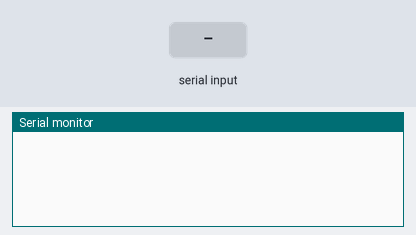
A sketch run on a simulated ESP8266 (NodeMCU). On the bench: the last lines printed to the serial monitor. Inputs (shaded band) come from the test bench.

Above: at 1.2 s.
1.3 s: "1" received over the second serial link
At 3.5 s:
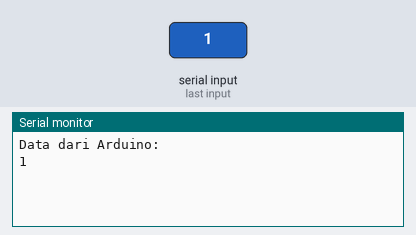
3.8 s: "0" received over the second serial link
At 4.6 s:
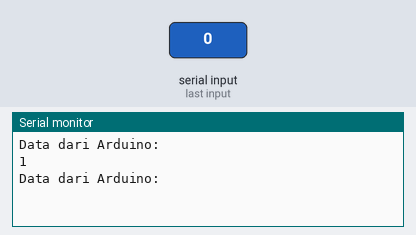
5.3 s: "2" received over the second serial link
At 7.7 s:
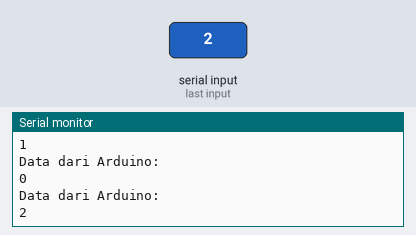

Measured:
- after the input at 1.3 s, the serial monitor: prints a new line at once (image 1)
- after the input at 5.3 s, the serial monitor: prints a new line after 1.0 s (image 3)

The sketch:

Asioti_SecondaryNodeMCU.ino
```cpp
#include <SoftwareSerial.h>
SoftwareSerial NodeMCU(D6,D5);

void setup() {
  // put your setup code here, to run once:
  Serial.begin(115200);
  NodeMCU.begin(19200);
}

void loop() {
  // put your main code here, to run repeatedly:
    if (NodeMCU.available() > 0) {
      Serial.println("Data dari Arduino:");
      //float data_recieve = NodeMCU.parseFloat();
      String data_recieve = NodeMCU.readString();
      Serial.println(data_recieve);
      if(data_recieve == NULL)
    {
      Serial.println("ERROR");
    }
  }
}
```
